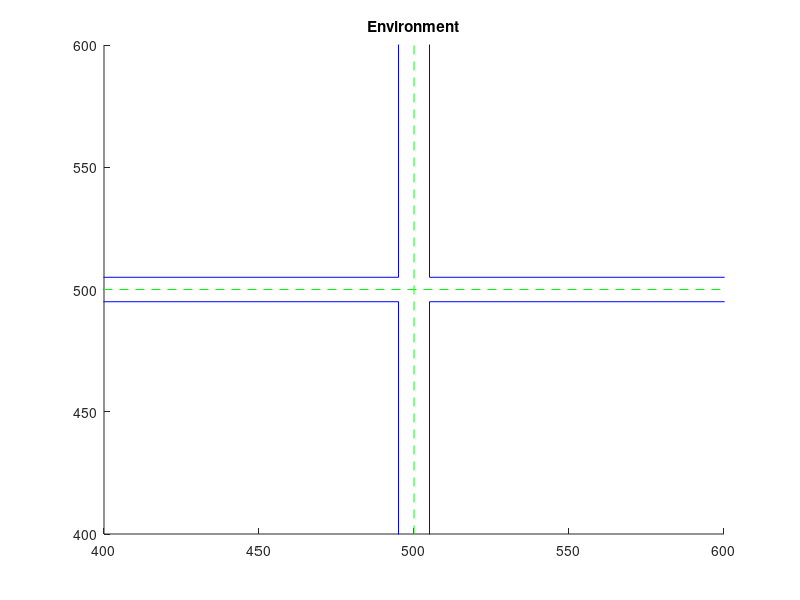

Write the MATLAB code that produced this figure.
figure(1);
title('Environment');
hold on;
plot([495,495],[0,495], 'b');
plot([495,495],[505,1000], 'b');
plot([505,505],[0,495], 'b');
plot([505,505],[505,1000], 'b');
plot([0,495],[495,495], 'b');
plot([505,1000],[495,495], 'b');
plot([0,495],[505,505], 'b');
plot([505,1000],[505,505], 'b');
plot([500,500],[0,1000], 'g--');
plot([0,1000],[500,500], 'g--');
axis([400,600,400,600]);
%plot(road(:,1), road(:,2), 'r');